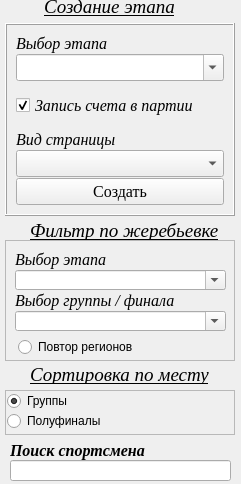
    <widget class="QWidget" name="page_6">
     <property name="geometry">
      <rect>
       <x>0</x>
       <y>0</y>
       <width>241</width>
       <height>484</height>
      </rect>
     </property>
     <attribute name="label">
      <string>Система</string>
     </attribute>
     <widget class="QLabel" name="label_20">
      <property name="geometry">
       <rect>
        <x>30</x>
        <y>220</y>
        <width>201</width>
        <height>20</height>
       </rect>
      </property>
      <property name="font">
       <font>
        <family>Times New Roman</family>
        <pointsize>14</pointsize>
        <weight>50</weight>
        <italic>true</italic>
        <bold>false</bold>
        <underline>true</underline>
       </font>
      </property>
      <property name="text">
       <string>&lt;html&gt;&lt;head/&gt;&lt;body&gt;&lt;p&gt;Фильтр по жеребьевке&lt;/p&gt;&lt;/body&gt;&lt;/html&gt;</string>
      </property>
     </widget>
     <widget class="QFrame" name="frame_2">
      <property name="geometry">
       <rect>
        <x>5</x>
        <y>23</y>
        <width>230</width>
        <height>193</height>
       </rect>
      </property>
      <property name="frameShape">
       <enum>QFrame::Box</enum>
      </property>
      <property name="frameShadow">
       <enum>QFrame::Raised</enum>
      </property>
      <layout class="QVBoxLayout" name="verticalLayout_12">
       <item>
        <layout class="QVBoxLayout" name="verticalLayout_10">
         <property name="spacing">
          <number>1</number>
         </property>
         <item>
          <widget class="QLabel" name="label_10">
           <property name="font">
            <font>
             <family>Times New Roman</family>
             <pointsize>12</pointsize>
             <italic>true</italic>
            </font>
           </property>
           <property name="text">
            <string>Выбор этапа</string>
           </property>
          </widget>
         </item>
         <item>
          <widget class="QComboBox" name="comboBox_etap">
           <property name="sizePolicy">
            <sizepolicy hsizetype="Expanding" vsizetype="Fixed">
             <horstretch>0</horstretch>
             <verstretch>0</verstretch>
            </sizepolicy>
           </property>
           <property name="font">
            <font>
             <pointsize>12</pointsize>
             <italic>true</italic>
            </font>
           </property>
           <property name="editable">
            <bool>true</bool>
           </property>
          </widget>
         </item>
        </layout>
       </item>
       <item>
        <spacer name="verticalSpacer_2">
         <property name="orientation">
          <enum>Qt::Vertical</enum>
         </property>
         <property name="sizeHint" stdset="0">
          <size>
           <width>20</width>
           <height>4</height>
          </size>
         </property>
        </spacer>
       </item>
       <item>
        <widget class="QCheckBox" name="checkBox_visible_game">
         <property name="font">
          <font>
           <family>Times New Roman</family>
           <pointsize>12</pointsize>
           <italic>true</italic>
          </font>
         </property>
         <property name="layoutDirection">
          <enum>Qt::LeftToRight</enum>
         </property>
         <property name="text">
          <string>Запись счета в партии</string>
         </property>
         <property name="checked">
          <bool>true</bool>
         </property>
        </widget>
       </item>
       <item>
        <spacer name="verticalSpacer_3">
         <property name="orientation">
          <enum>Qt::Vertical</enum>
         </property>
         <property name="sizeHint" stdset="0">
          <size>
           <width>20</width>
           <height>4</height>
          </size>
         </property>
        </spacer>
       </item>
       <item>
        <layout class="QVBoxLayout" name="verticalLayout_11">
         <property name="spacing">
          <number>1</number>
         </property>
         <item>
          <widget class="QLabel" name="label_13">
           <property name="font">
            <font>
             <family>Times New Roman</family>
             <pointsize>12</pointsize>
             <italic>true</italic>
            </font>
           </property>
           <property name="text">
            <string>Вид страницы</string>
           </property>
          </widget>
         </item>
         <item>
          <widget class="QComboBox" name="comboBox_page_vid">
           <property name="font">
            <font>
             <pointsize>12</pointsize>
            </font>
           </property>
          </widget>
         </item>
         <item>
          <widget class="QPushButton" name="Button_etap_made">
           <property name="font">
            <font>
             <family>Times New Roman</family>
             <pointsize>12</pointsize>
            </font>
           </property>
           <property name="text">
            <string>Создать</string>
           </property>
          </widget>
         </item>
        </layout>
       </item>
      </layout>
     </widget>
     <widget class="QLabel" name="label_18">
      <property name="geometry">
       <rect>
        <x>44</x>
        <y>-3</y>
        <width>171</width>
        <height>20</height>
       </rect>
      </property>
      <property name="font">
       <font>
        <family>Times New Roman</family>
        <pointsize>14</pointsize>
        <weight>50</weight>
        <italic>true</italic>
        <bold>false</bold>
        <underline>true</underline>
       </font>
      </property>
      <property name="text">
       <string>Создание этапа</string>
      </property>
     </widget>
     <widget class="QLabel" name="label_49">
      <property name="geometry">
       <rect>
        <x>10</x>
        <y>440</y>
        <width>211</width>
        <height>20</height>
       </rect>
      </property>
      <property name="font">
       <font>
        <family>Times New Roman</family>
        <pointsize>12</pointsize>
        <weight>75</weight>
        <italic>true</italic>
        <bold>true</bold>
       </font>
      </property>
      <property name="text">
       <string>Поиск спортсмена</string>
      </property>
     </widget>
     <widget class="QLineEdit" name="lineEdit_find_player_in_system">
      <property name="geometry">
       <rect>
        <x>10</x>
        <y>460</y>
        <width>221</width>
        <height>21</height>
       </rect>
      </property>
     </widget>
     <widget class="QFrame" name="frame_4">
      <property name="geometry">
       <rect>
        <x>5</x>
        <y>390</y>
        <width>230</width>
        <height>45</height>
       </rect>
      </property>
      <property name="frameShape">
       <enum>QFrame::StyledPanel</enum>
      </property>
      <property name="frameShadow">
       <enum>QFrame::Raised</enum>
      </property>
      <widget class="QRadioButton" name="radioButton_gr_sort">
       <property name="geometry">
        <rect>
         <x>2</x>
         <y>1</y>
         <width>81</width>
         <height>20</height>
        </rect>
       </property>
       <property name="text">
        <string>Группы</string>
       </property>
       <property name="checked">
        <bool>true</bool>
       </property>
      </widget>
      <widget class="QRadioButton" name="radioButton_sf_sort">
       <property name="geometry">
        <rect>
         <x>2</x>
         <y>21</y>
         <width>151</width>
         <height>20</height>
        </rect>
       </property>
       <property name="text">
        <string>Полуфиналы</string>
       </property>
      </widget>
     </widget>
     <widget class="QLabel" name="label_28">
      <property name="geometry">
       <rect>
        <x>30</x>
        <y>364</y>
        <width>201</width>
        <height>20</height>
       </rect>
      </property>
      <property name="font">
       <font>
        <family>Times New Roman</family>
        <pointsize>14</pointsize>
        <weight>50</weight>
        <italic>true</italic>
        <bold>false</bold>
        <underline>true</underline>
       </font>
      </property>
      <property name="text">
       <string>&lt;html&gt;&lt;head/&gt;&lt;body&gt;&lt;p&gt;Сортировка по месту&lt;/p&gt;&lt;/body&gt;&lt;/html&gt;</string>
      </property>
     </widget>
     <widget class="QFrame" name="frame_3">
      <property name="geometry">
       <rect>
        <x>5</x>
        <y>240</y>
        <width>230</width>
        <height>121</height>
       </rect>
      </property>
      <property name="frameShape">
       <enum>QFrame::StyledPanel</enum>
      </property>
      <property name="frameShadow">
       <enum>QFrame::Raised</enum>
      </property>
      <widget class="QWidget" name="layoutWidget">
       <property name="geometry">
        <rect>
         <x>10</x>
         <y>10</y>
         <width>211</width>
         <height>82</height>
        </rect>
       </property>
       <layout class="QVBoxLayout" name="verticalLayout_32">
        <property name="spacing">
         <number>1</number>
        </property>
        <item>
         <widget class="QLabel" name="label_50">
          <property name="font">
           <font>
            <family>Times New Roman</family>
            <pointsize>12</pointsize>
            <italic>true</italic>
           </font>
          </property>
          <property name="text">
           <string>Выбор этапа</string>
          </property>
         </widget>
        </item>
        <item>
         <widget class="QComboBox" name="comboBox_filter_choice_stage">
          <property name="editable">
           <bool>true</bool>
          </property>
         </widget>
        </item>
        <item>
         <widget class="QLabel" name="label_60">
          <property name="font">
           <font>
            <family>Times New Roman</family>
            <pointsize>12</pointsize>
            <italic>true</italic>
           </font>
          </property>
          <property name="text">
           <string>Выбор группы / финала</string>
          </property>
         </widget>
        </item>
        <item>
         <widget class="QComboBox" name="comboBox_filter_number_group_final">
          <property name="editable">
           <bool>true</bool>
          </property>
         </widget>
        </item>
       </layout>
      </widget>
      <widget class="QRadioButton" name="radioButton_repeat_regions">
       <property name="geometry">
        <rect>
         <x>13</x>
         <y>97</y>
         <width>141</width>
         <height>20</height>
        </rect>
       </property>
       <property name="text">
        <string>Повтор регионов</string>
       </property>
      </widget>
     </widget>
    </widget>
